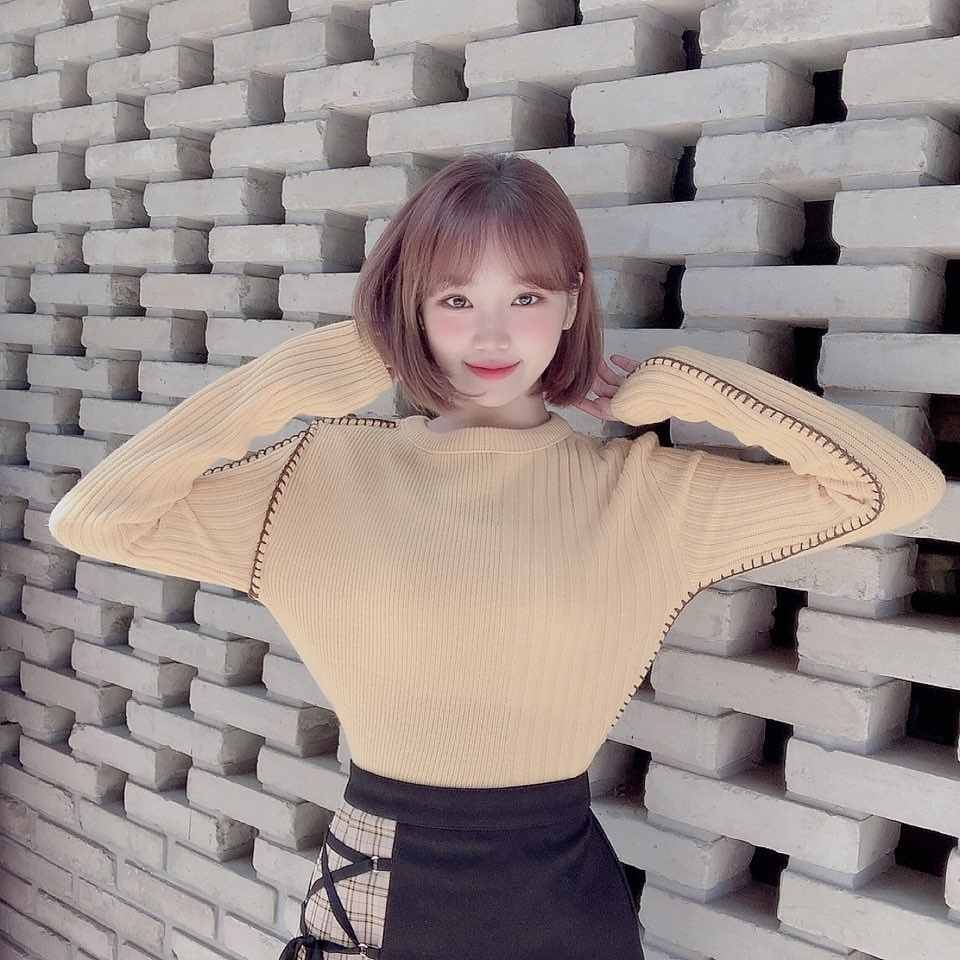
#> input picture Chap.1/chaewon.jpg, 960 x 960 px
$ jupyter execute --allow-errors chapter1.ipynb   (text cells are left out)
#> lines starting #> are read from the running program, lines starting #| are printed output that depends on the picture; after the words box and inside, x2 and y2 are one past the last pixel; in counts of white or black regions, pixels touching at a corner belong together
[cell 1]
from cv2 import cv2
import numpy as np
import matplotlib.pyplot as plt
import random

[cell 2]
# [18 lines left out: function getCamera, not called in this run]

[cell 3]
# [9 lines left out: function showImage, not called in this run]

[cell 4]
# [8 lines left out: function readImage, not called in this run]

#> (a cell that did not finish here is left out)

[cell 6]
# [20 lines left out: function window_cv, not called in this run]

[cell 7]
def drawing2():
    image = cv2.imread("chaewon.jpg")
#> image is the input picture: shape (960, 960, 3); mean B, G, R 141.1, 144.3, 155.7
    w, h = image.shape[1], image.shape[0] #img에는 shape라는 멤버가 있고, 여기에 행개수, 열개수 정보가 저장됨
#> w = 960; h = 960

    def rand_pt(mult=1.):
        return (random.randrange(int(w*mult)), random.randrange(int(h*mult))) # 왜 float으로 바꿨다가 int로 다시 변환하는지 모르겠다...
                                                                              # 나중에 nult의 값을 바꾸면 randrange의 값이 바뀌긴한다
                                                                              # ---> 뒤쪽 코드에서 사용한다
                                                                              # randrange(x) 숫자 발생 범위 => 0 <= y < x 의 [정수] 반환
    cv2.circle(image, rand_pt(), 40, (255, 0, 0))                             # RGB의 역순이다 BGR
#> image: shape (960, 960, 3); 0.02% of pixels changed, all inside (x1, y1, x2, y2) = (824, 354, 905, 435)
    cv2.circle(image, rand_pt(), 40, (255, 0, 0), cv2.FILLED)
    cv2.circle(image, rand_pt(), 40, (255, 85, 85), 2)
    cv2.circle(image, rand_pt(), 40, (255, 170, 170), 2, cv2.LINE_AA) # alias가 없는 경계를 지정(선이 부드럽다)

    cv2.line(image, rand_pt(), rand_pt(), (0, 255, 0))
    cv2.line(image, rand_pt(), rand_pt(), (85, 255, 85), 3)
    cv2.line(image, rand_pt(), rand_pt(), (170, 255, 170), 3, cv2.LINE_AA) # alias가 없는 경계를 지정(선이 부드럽다)

    cv2.arrowedLine(image, rand_pt(), rand_pt(), (0, 0 ,255), 3, cv2.LINE_AA)

    cv2.rectangle(image, rand_pt(), rand_pt(), (255, 255, 0), 3)
    cv2.rectangle(image, rand_pt(), rand_pt(), (255, 100, 100), cv2.FILLED)

    cv2.ellipse(image, rand_pt(), rand_pt(0.3), random.randrange(360), 0, 360, (255,255,255), 3)

    cv2.putText(image, 'OpenCV', rand_pt(), cv2.FONT_HERSHEY_SIMPLEX, 2, (10, 10, 10), 3) # 좌하단 위치가 좌표다.
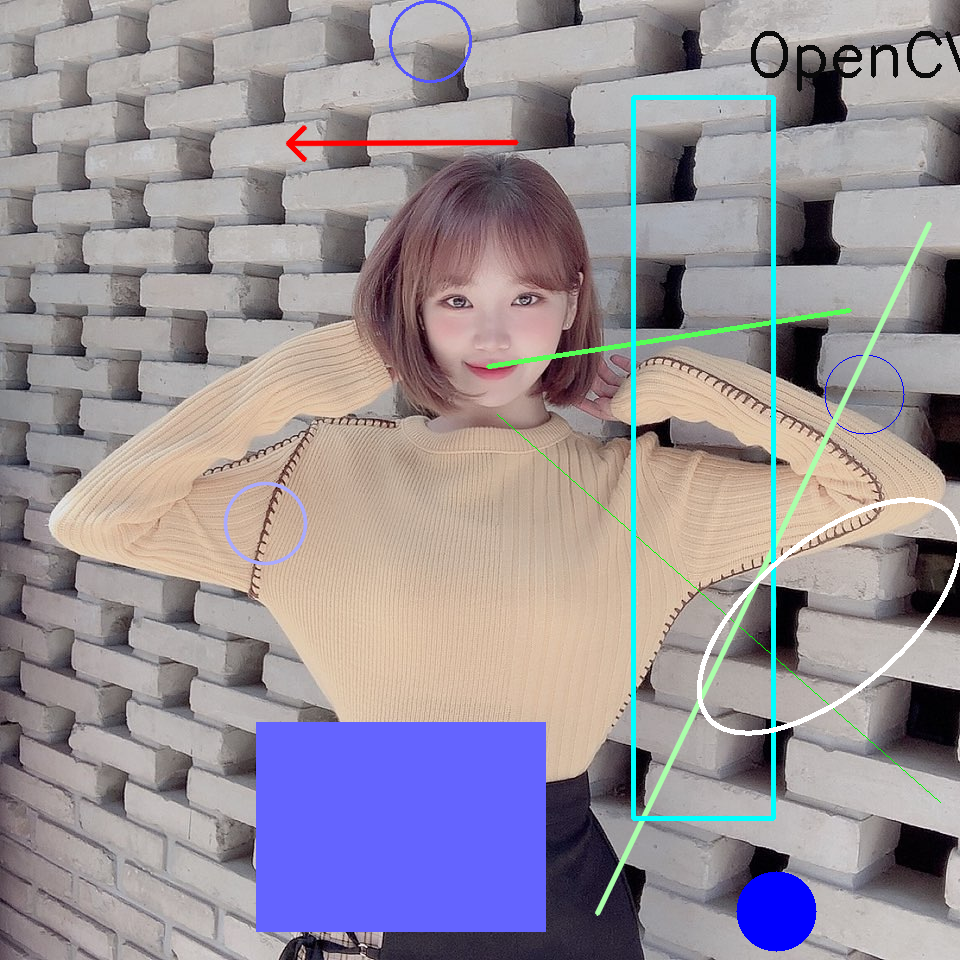
#> image: shape (960, 960, 3); mean B, G, R 152.1, 144.3, 151.9
                                                                                          # cv2.FONT_HERSHEY_SIMPLEX 이건 폰트명이다
                                                                                          # 폰트 다음 인자는 배율이다.(pt단위가 아님. 엄청 큼)
                                                                                          # 마지막 인자가 두께다

    cv2.namedWindow('drawing2', cv2.WINDOW_NORMAL)
    image = cv2.resize(image, (int(w/2), int(h/2)))
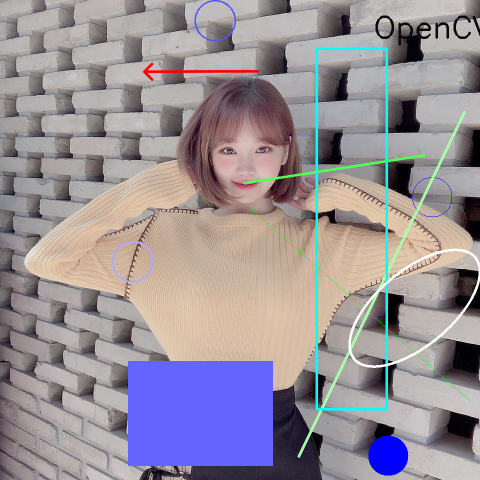
#> image: shape (480, 480, 3); mean B, G, R 152.3, 144.4, 152.1
    cv2.imshow('drawing2', image)
    cv2.waitKey(0)
    cv2.destroyAllWindows()
drawing2()

[cell 8]
def keyboardOperation():
    image = cv2.imread('chaewon.jpg')
    w, h = image.shape[1], image.shape[0]
    image_to_show = np.copy(image)

    def rand_pt():
        return (random.randrange(w), random.randrange(h))
    while True:
        key = cv2.waitKey(0)
#> (key e is pressed here)
        if key == ord('p'):                             # ord 함수: 문자 -> 아스키코드값 / chr 함수: 아스키코드값 -> 문자
            for pt in [rand_pt() for _ in range(10)]:   # list다 list. list안의 멤버들을 for문을 활용하여 채워 넣고 그걸로 for문을 돌린다
                                                        # list for문. [표현식 for 항목 in 리스트/튜플 if 조건문]
                                                        # 지금은 항목을 사용하지 않기 때문에 _(언더스코어)로 값을 무시하고있다
                cv2.circle(image_to_show, pt, 3, (255,0,0), -1)
        elif key == ord('l'):
            cv2.line(image_to_show, rand_pt(), rand_pt(), (255, 175, 200), 5)
        elif key == ord('r'):
            cv2.rectangle(image_to_show, rand_pt(), rand_pt(), (255,0,0), cv2.FILLED)
        elif key == ord('e'):
            cv2.ellipse(image_to_show, rand_pt(), rand_pt(), random.randrange(360), 0, 360, (255,255,0), 5)
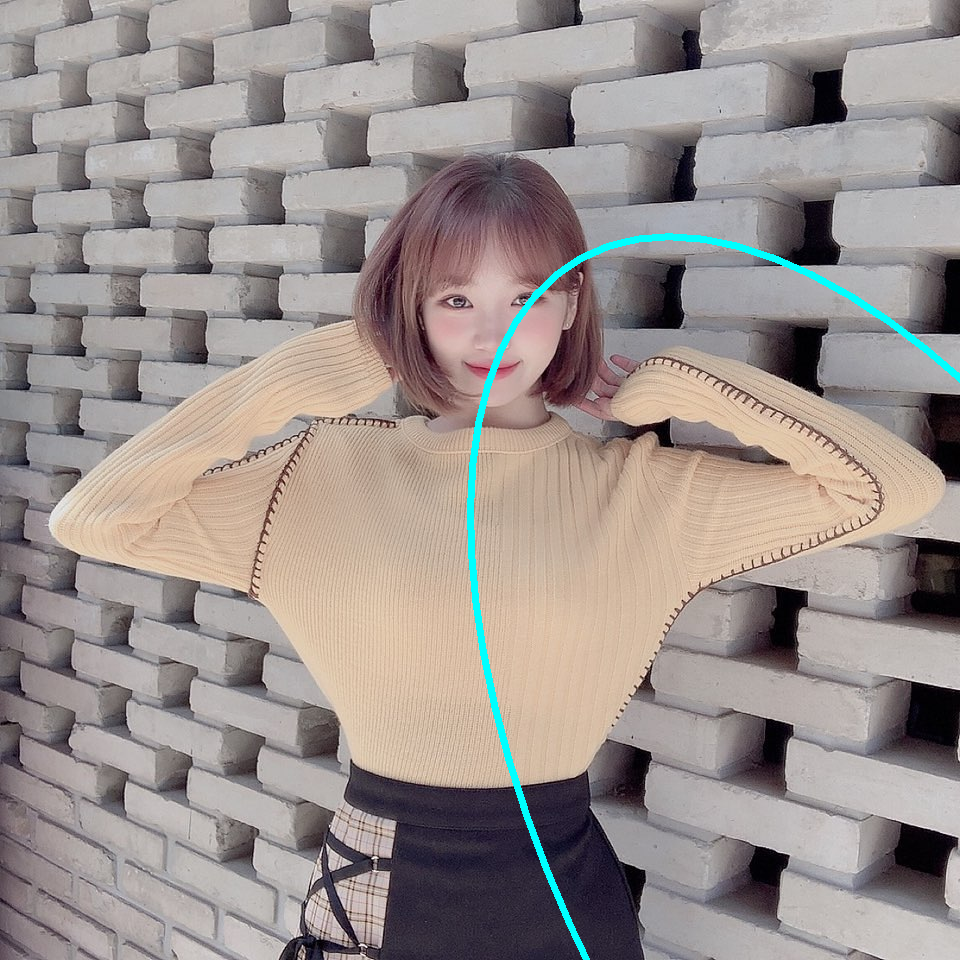
#> image_to_show: shape (960, 960, 3); 0.89% of pixels changed, all inside (x1, y1, x2, y2) = (467, 233, 960, 960)
        elif key == ord('t'):
            cv2.putText(image_to_show, "OpenCV", rand_pt(), cv2.FONT_HERSHEY_SIMPLEX, 1, (10, 10, 10), 3)
        elif key == ord('c'):
            image_to_show = np.copy(image)
        elif key == 27:
            break
        cv2.imshow('keyboard Operation', image_to_show)
    cv2.destroyAllWindows()
keyboardOperation()

[cell 9]
def mouse_operation():
    global image, image_to_show             # 본 코드는 각각의 기능을 함수로 묶었기 때문에 이곳에서 변수선언은 함수 내부의 변수(지역 변수)이기에
    global s_x, s_y, e_x, e_y               # 책의 코드처럼 사용하기 위해서는(def mouse_callback에서 global 변수 공유) 이곳에도 global 선언을 해주어야 한다
    image = cv2.imread('minguri.jpg')
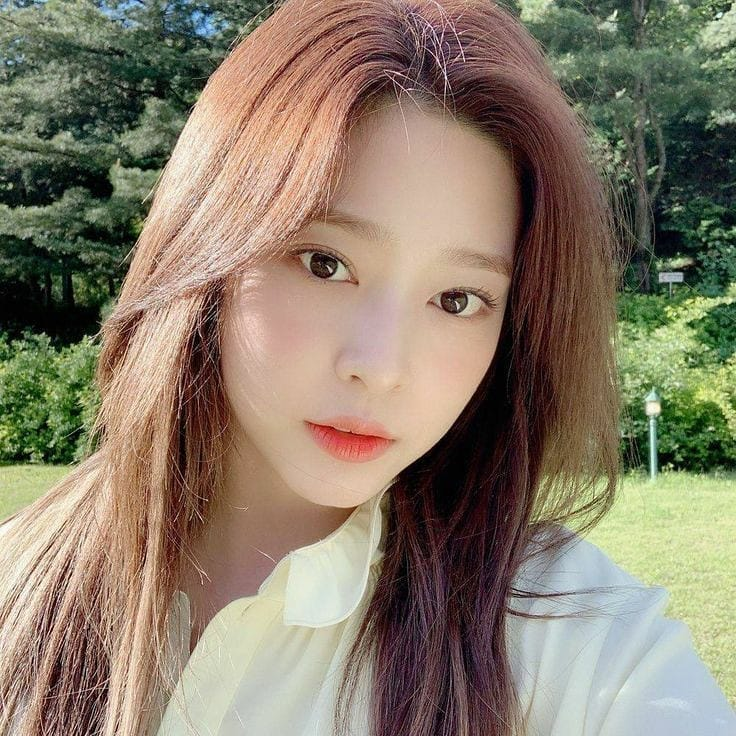
#> input picture Chap.1/minguri.jpg, 736 x 736 px
#> image is the input picture: shape (736, 736, 3); mean B, G, R 106.8, 125.4, 136.9
    image_to_show = np.copy(image)

    mouse_pressed = False
    s_x = s_y = e_x = e_y = -1

    # [17 lines left out: function mouse_callback, not called in this run]
    cv2.namedWindow('Mouse Operation')
    cv2.setMouseCallback('Mouse Operation', mouse_callback)

    while True:
        cv2.imshow('Mouse Operation', image_to_show)
        k = cv2.waitKey(1)
#> (key e is pressed here)

        if k == ord('c'):
            print(e_y, s_y ,e_x, s_x)
            if s_y > e_y:
                s_y, e_y = e_y, s_y
            if s_x > e_x:
                s_x, e_x = e_x, s_x

            if e_y - s_y > 1 and e_x - s_x > 0:
                image = image[s_y:e_y, s_x:e_x]
                image_to_show = np.copy(image)
                print("CCCCCCCCCCCCCCCCCCCCCC")
        elif k == 27:
            break
    cv2.destroyAllWindows()

mouse_operation()

[cell 10]
capture = cv2.VideoCapture(0)
frame_width = int(capture.get(cv2.CAP_PROP_FRAME_WIDTH))
frame_height = int(capture.get(cv2.CAP_PROP_FRAME_HEIGHT))
print(frame_width, frame_height)
video = cv2.VideoWriter('captured_video.mp4', cv2.VideoWriter_fourcc(*'XVID'), 25, (frame_width, frame_height))
while True:
    has_frame, frame = capture.read()
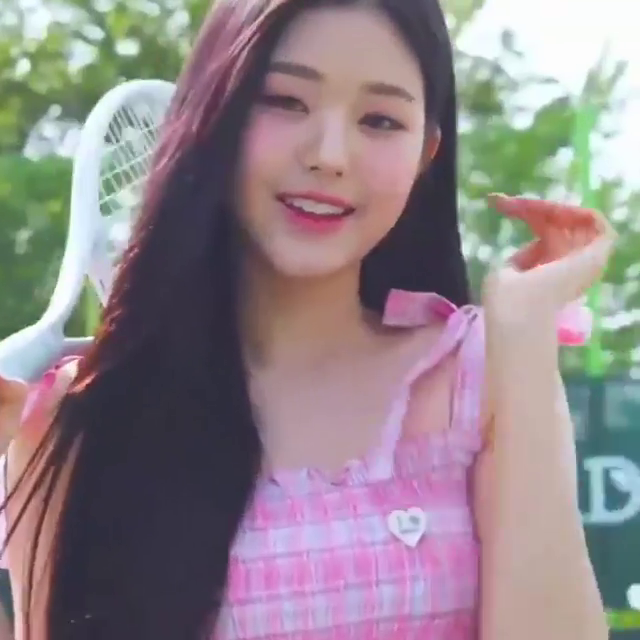
#> input picture frame 24 of data/wonyong_video.mp4, 640 x 640 px, given in place of the camera
#> frame is the input picture: shape (640, 640, 3); mean B, G, R 138, 132.7, 145.7
    if not has_frame:
        print('Cant\'t get frame')
        break

    video.write(frame)
    cv2.imshow('frame', frame)


    key = cv2.waitKey(3)
#> (key e is pressed here)
    if key == 27:
        print('Pressed Esc')
        break
capture.release()
video.release()
cv2.destroyAllWindows()
